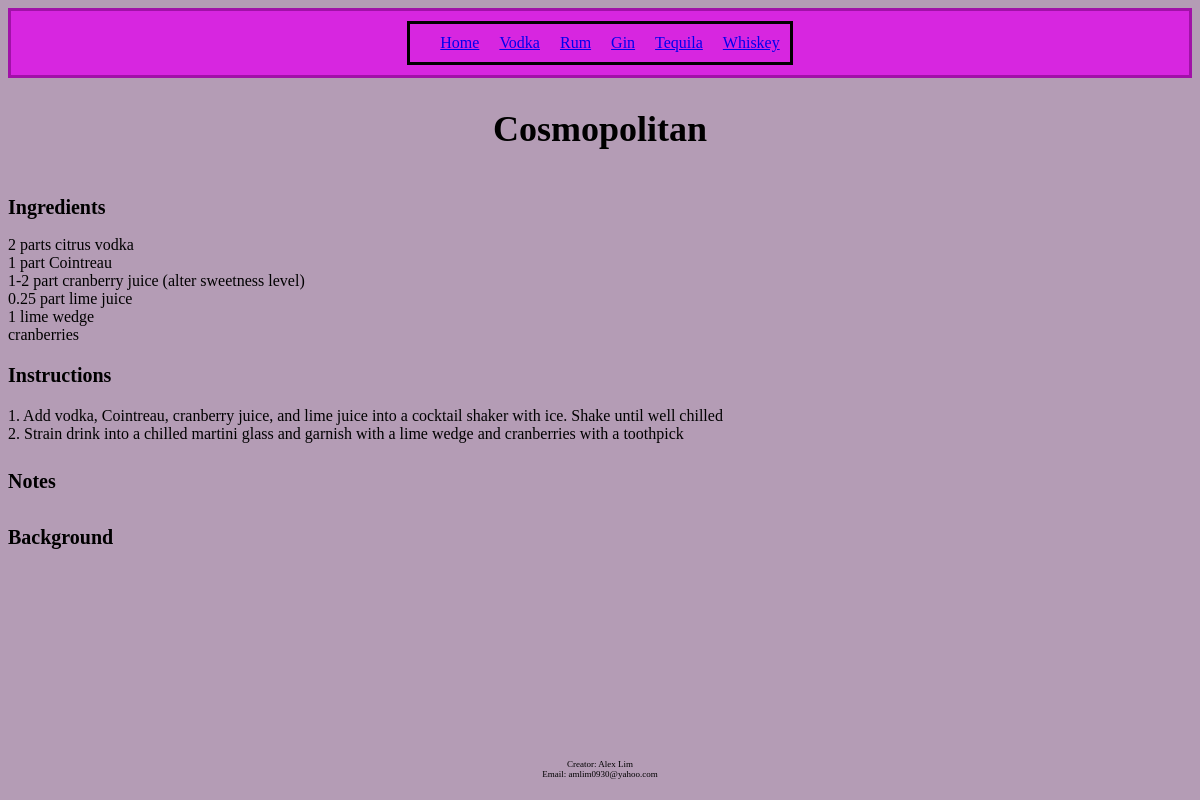
The page /vodka/vodka_display/2/ on the database as committed earlier.
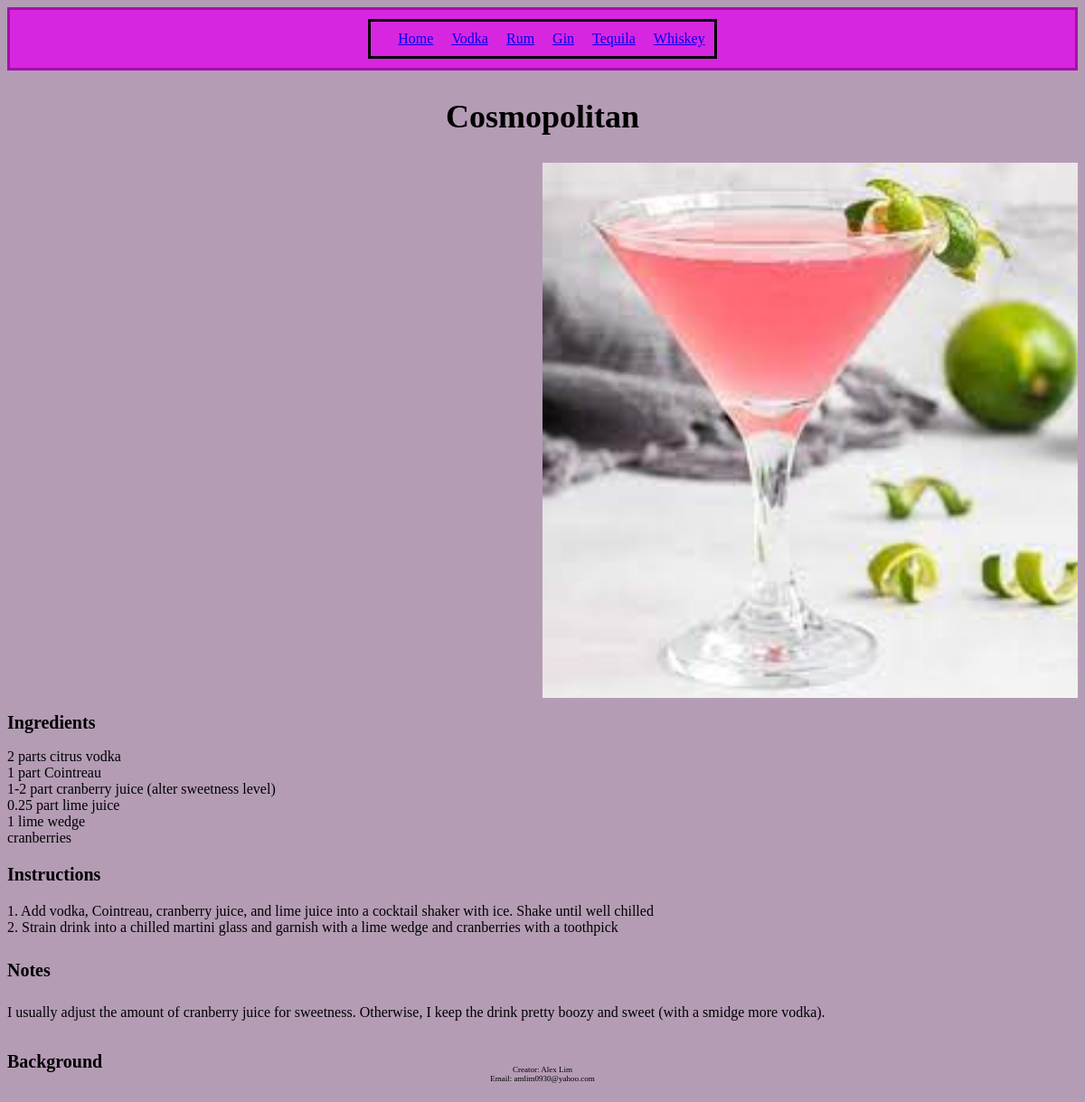
The same page on the database as committed later.
### cocktail_book/models.py (models this page shows)
class Vodka(models.Model):
    name = models.CharField(max_length=200)
    ingredients = models.TextField()
    instructions = models.TextField()
    notes = models.TextField()
    image = models.ImageField(upload_to='media/img/', default='')
    background = models.TextField(max_length='2000', default='')

### cocktail_book/views.py (the view)
# urls.py: path('vodka/vodka_display/<int:id>/', views.vodka_display, name='vodka_display'),
def vodka_display(request, id):
    vodka_entry = Vodka.objects.get(id=id)
    template = loader.get_template('vodka_display.html')
    context = {
        'vodka_entry': vodka_entry,
    }
    return HttpResponse(template.render(context, request))

### cocktail_book/templates/vodka_display.html (shortened to what this page needs)
{% extends 'base.html' %}
{% load static %}
{% block content %}
<section>
    <h1>{{vodka_entry.name}}</h1>
    <div class="container">
        {% if vodka_entry.image %}
            <img src="{% static vodka_entry.image.url %}" alt="Image">
        {% endif %}
    </div>
    <h2>Ingredients</h2>
        <p>{{vodka_entry.ingredients|linebreaks }}</p>
    <h3>Instructions</h3>
        <p>{{vodka_entry.instructions|linebreaks }}</p>
    <h4>Notes</h4>
        <p>{{vodka_entry.notes}}</p>
    <h5>Background</h5>
</section>
{% endblock %}

### cocktail_book/templates/base.html (shortened to what this page needs)
{% load static %}
<!DOCTYPE html>
<html lang="en">
<head>
<link rel="stylesheet" href="{% static 'style.css' %}">
 <nav class="navbar">
    <ul class="navbar-nav">
        <li class="nav-item">
            <a class="nav-link" href="{% url 'cocktail_book' %}">Home</a>
        </li>
        <li class="nav-item">
            <a class='nav-link' href = "{% url 'vodka_all' %}">Vodka</a>
        </li>
        <li class="nav-item">
            <a class="nav-link" href="{% url 'rum_all' %}">Rum</a>
        </li>
        <li class="nav-item">
            <a class="nav-link" href="{% url 'gin_all' %}">Gin</a>
        </li>
        <li class="nav-item">
            <a class="nav-link" href="{% url 'tequila_all' %}">Tequila</a>
        </li>
        <li class="nav-item">
            <a class="nav-link" href="{% url 'whiskey_all' %}"> Whiskey</a>
        </li>
    </ul>
 </nav>
</head>
<body>
    {% block content %}{% endblock %}
</body>
<footer>
    <p>Creator: Alex Lim <br>Email: amlim0930@yahoo.com</p>
</footer>
</html>

### cocktail_book/productionfiles/style.css (style rules this page uses)
.navbar { display: flex; justify-content: center; background-color: #d726e0; border: solid #a111a8; padding: 10px; }
head { text-align: center; }
.navbar-nav { display: flex; list-style: none; margin: 0; }
.nav-item { margin-left: 20px; }
body { background-color: #b49cb5; font-family: Zapf Chancery, cursive; }
ul { border: solid black; padding: 10px; list-style-type: none; }
h1 { font-family: florence, cursive; font-size: 36px; font-weight:bold; color:black; text-align: center; }
footer { position: absolute; bottom: 0; left: 0; right: 0; height: 50px; }
footer p { color: black; text-align: center; font-size: 9px; }
h2, h3, h4, h5 { font-family: parkavenue, cursive; font-size: 20px; font-weight: bold; color: black; text-align:left }
.container { overflow: hidden; }
img { float: right; width: 50%; }

Rows that differ between the two databases and show on the page:
changed Vodka "Cosmopolitan": image: picture added; notes (not shown) → "I usually adjust the amount of cranberry juice for sweetness. Otherwise, I keep the drink pretty boozy and sweet (with a smidge more vodka)."
